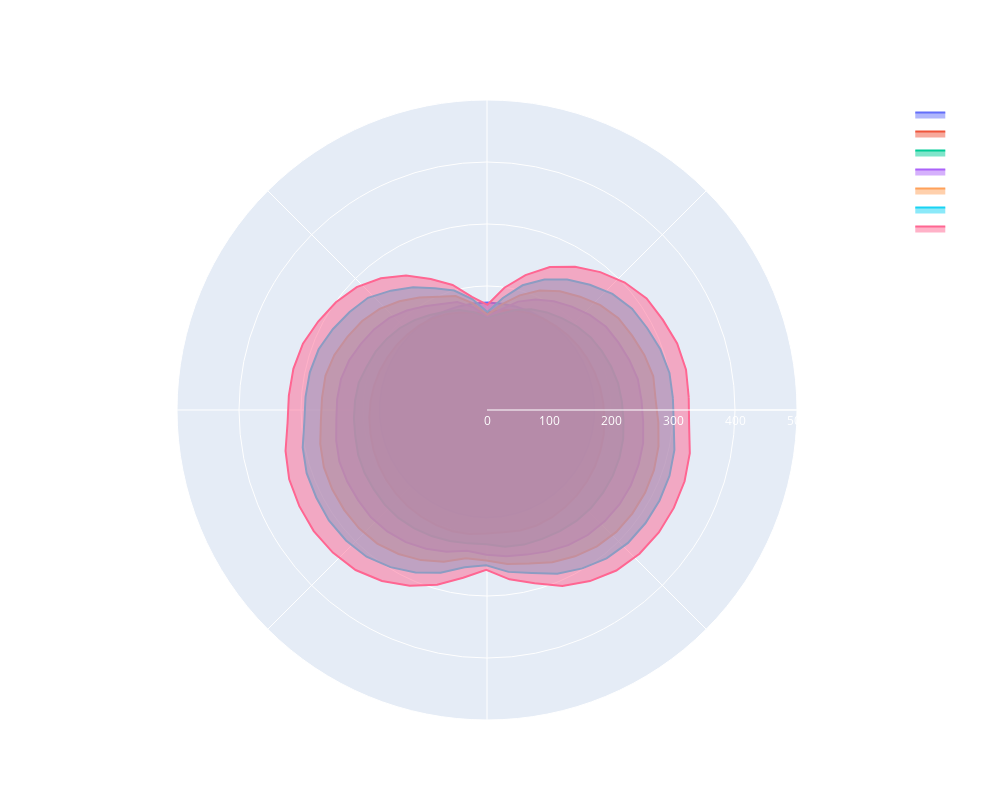

The notebook cell saved with this chart:
### Code cell
# Plotting
fig_marc = go.Figure()
pos = 25
marc_pos = sorted(list(set(df_marc.z)))

for inc in range(10, 71, 10):
    
    # Skip bad increments
    while inc in bad_incs:
        inc += 1

    # Only plot relevant and duplicate frist row last to close loop
    df_plot = df_marc[(df_marc.inc==inc) & (df_marc.z==marc_pos[pos])]

    # Drop every n'th row (for plotting purposes)
    df_plot = df_plot.iloc[::1]
    df_plot = df_plot.append(df_plot.reset_index(drop=True).iloc[0]).reset_index(drop=True)

    # Plot polar plot
    fig_marc.add_trace(go.Scatterpolar(r=df_plot['stress'],
                                  theta=df_plot['theta'],
                                  fill='toself',
                                  name=f'Inc {inc}'
                                  ))

fig_marc.update_layout(
    polar=dict(
        radialaxis=dict(
            visible=True,
            range=[0, 500]
        )),
    showlegend=True
)

fig_marc.update_layout(title=f'Stress Marc @ {marc_pos[pos]}',
                  autosize=False,
                  font=dict(color='white'),
                  width=1000, height=800)

fig_marc.show()
